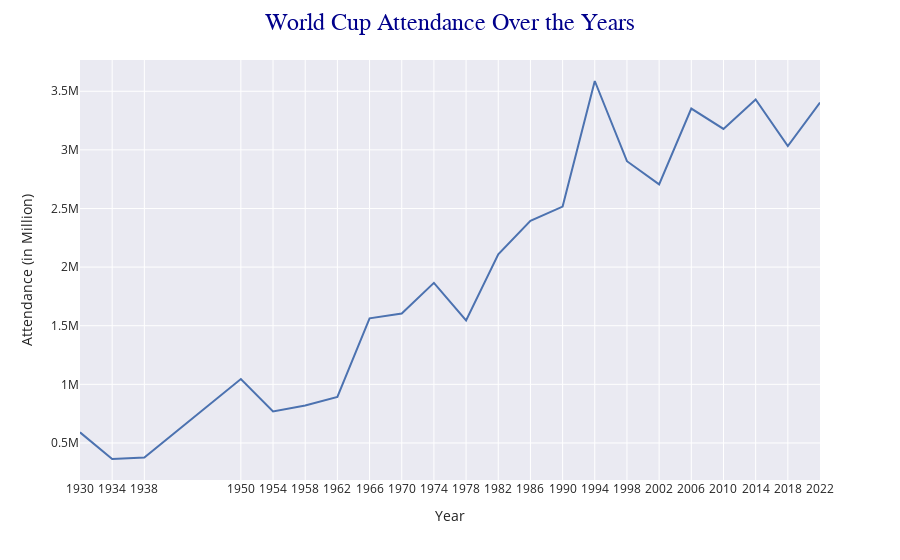

Source (notebook cell):
### Markdown cell above
### World Cup Attendance Over the Years

### Code cell
fig = px.line(data_frame=world_cup, x='Year', y='Attendance')
fig.update_layout(
    xaxis_title='Year',
    yaxis_title='Attendance (in Million)',
    title='World Cup Attendance Over the Years',
    title_x=0.5,
    title_font=dict(size=24, family='Arial, sans-serif', color='darkblue'),
    xaxis=dict(tickvals=world_cup['Year'].unique())
)
fig.show()

### Figure 1 — Plotly figure (JSON) as saved in the notebook; plotly's stock layout.template omitted (floating-point values rounded to 4 significant figures)
{"data": [{"hovertemplate": "Year=%{x}<br>Attendance=%{y}<extra></extra>", "legendgroup": "", "line": {"color": "rgb(76,114,176)", "dash": "solid"}, "marker": {"symbol": "circle"}, "mode": "lines", "name": "", "orientation": "v", "showlegend": false, "type": "scatter", "x": [2022, 2018, 2014, 2010, 2006, 2002, 1998, 1994, 1990, 1986, 1982, 1978, 1974, 1970, 1966, 1962, 1958, 1954, 1950, 1938, 1934, 1930], "xaxis": "x", "y": [3404252, 3031768, 3429873, 3178856, 3352605, 2705337, 2903477, 3587538, 2516215, 2394031, 2109723, 1545791, 1865753, 1603975, 1563135, 893172, 819810, 768607, 1045246, 375700, 363000, 590549], "yaxis": "y"}], "layout": {"legend": {"tracegroupgap": 0}, "margin": {"t": 60}, "title": {"font": {"color": "darkblue", "family": "Arial, sans-serif", "size": 24}, "text": "World Cup Attendance Over the Years", "x": 0.5}, "xaxis": {"anchor": "y", "domain": [0, 1], "tickvals": [2022, 2018, 2014, 2010, 2006, 2002, 1998, 1994, 1990, 1986, 1982, 1978, 1974, 1970, 1966, 1962, 1958, 1954, 1950, 1938, 1934, 1930], "title": {"text": "Year"}}, "yaxis": {"anchor": "x", "domain": [0, 1], "title": {"text": "Attendance (in Million)"}}}}
